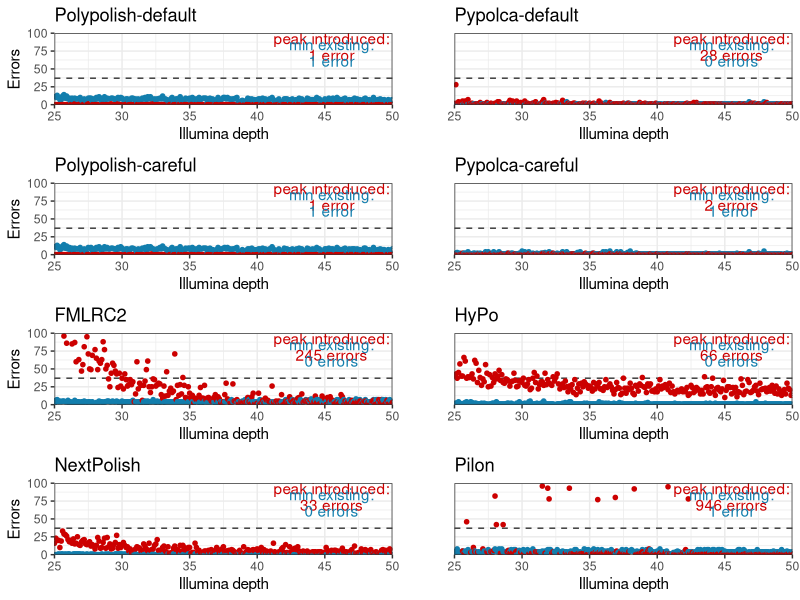
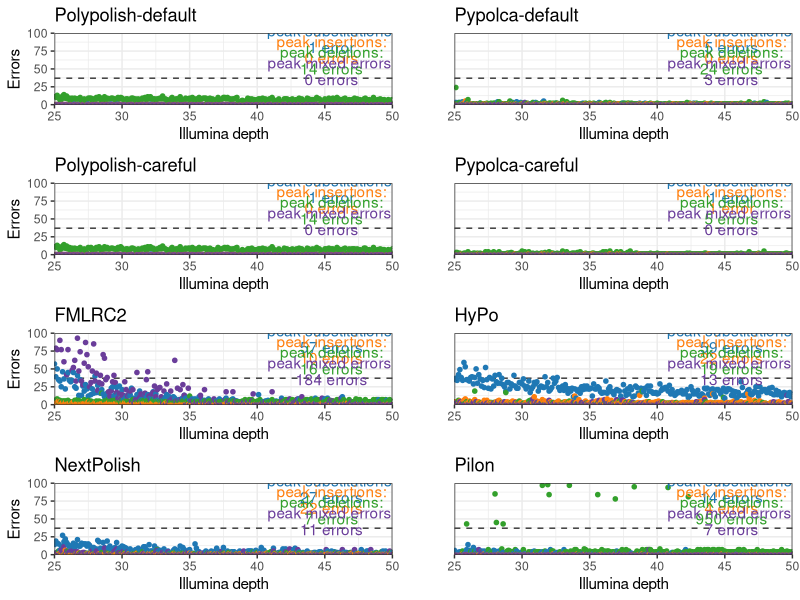

Generate these figures, in order, with R:
## ---- chunk 1
library(tidyverse)
library(knitr)
library(readr)
library(dplyr)
library(cowplot)

plot_dir <- "plots"
dir.create(plot_dir)

opts_chunk$set(dpi=300, fig.path='plots/', echo=TRUE, dev=c('png','pdf'), warning=FALSE, message=FALSE)
pdf.options(useDingbats = FALSE)
## ---- chunk 2
per_genome_results <- read_delim("analysed_output/aggregated_output.csv", delim = ",", escape_double = FALSE, trim_ws = TRUE)

per_genome_results$total_error <- per_genome_results$Existing + per_genome_results$Introduced

# to make the names match Figure 2
per_genome_results$polisher <- gsub("fmlrc2", "FMLRC2", per_genome_results$polisher )

per_genome_results$polisher <- gsub("hypo", "HyPo", per_genome_results$polisher )

per_genome_results$polisher <- gsub("pilon", "Pilon", per_genome_results$polisher )

per_genome_results$polisher <- gsub("nextpolish", "NextPolish", per_genome_results$polisher )


per_genome_results$polisher <- gsub("polypolish-careful", "Polypolish-careful", per_genome_results$polisher )

per_genome_results$polisher <- gsub("polypolish", "Polypolish-default", per_genome_results$polisher )

per_genome_results$polisher <- gsub("pypolca-careful", "Pypolca-careful", per_genome_results$polisher )

per_genome_results$polisher <- gsub("pypolca", "Pypolca-default", per_genome_results$polisher )


per_genome_results_introduced_df <- per_genome_results %>% dplyr::select(polisher,
                                                                         depth,
                                                                         Existing,
                                                                         Introduced,
                                                                         total_error
                                                                         )


per_genome_results_introduced_df <- per_genome_results_introduced_df %>% pivot_longer(
                        cols = c("Existing", "Introduced"),
                        names_to = "Error",
                        values_to = "Count")

per_genome_results_type_df <- per_genome_results %>% dplyr::select(polisher,
                                                                         depth,
                                                                   total_SNP_errors, total_Deletion_errors,total_Insertion_errors,total_Mixed_errors,total_error
                                                                         )

colnames(per_genome_results_type_df)[3:6] <- c("Substitution","Deletion", "Insertion","Mixed")


per_genome_results_type_df <- per_genome_results_type_df %>% pivot_longer(
                        cols = c("Substitution","Deletion", "Insertion","Mixed"),
                        names_to = "Error",
                        values_to = "Count")




## ---- chunk 3
plot_full_range <- function(polisher_name, 
                       no_x = FALSE, 
                       no_y = FALSE, 
                       include_colour = FALSE) {
  if (include_colour) {
    colours <- scale_colour_manual(values = c("Existing" = "#127EAD", "Introduced" = "#CC0000"))
  } else {
    colours <- scale_colour_manual(values = c("Existing" = "#662929", "Introduced" = "#662929"))
  }
  
  df <- per_genome_results_introduced_df %>% 
                dplyr::filter(polisher == polisher_name )
  
  introduced_df <- df %>% 
    filter(Error == "Introduced")
  
  existing_df <- df %>% 
    filter(Error == "Existing")
  
  
  peak_index <- which.max(introduced_df$Count)
  peak_errors <- introduced_df$Count[peak_index]
  peak_depth <- introduced_df$depth[peak_index]
  
  min_index <- which.min(existing_df$Count)
  min_errors <- existing_df$Count[min_index]
  min_depth <- existing_df$depth[min_index]
  
  if (peak_errors ==1 ){
  peak_label = paste("peak introduced:\n", peak_errors, " error",  sep="")
  }
  else {
   peak_label = paste("peak introduced:\n", peak_errors, " errors",  sep="")   
  }
  
  if (min_errors ==1 ){
  min_label = paste("min existing:\n", min_errors, " error\n",  sep="")
  }
  else {
    min_label = paste("min existing:\n", min_errors, " errors\n", sep="")
  }
  
  max_y <- 100

  p <- ggplot(per_genome_results_introduced_df %>% 
                dplyr::filter(polisher == polisher_name ), 
              aes(x=depth, y=Count, colour=Error )) +
    geom_hline(yintercept = 37, color="#3A3A3A", linetype = "dashed") +
    geom_point(size=1.25) + colours +
    theme_bw() + theme(legend.position = "none") +
    scale_x_continuous(limits = c(25, 50), expand = c(0, 0)) +
    scale_y_continuous(limits = c(0, max_y), expand = c(0, 0)) +
    labs(title=polisher_name, x="Illumina depth", y="Errors")
  if (peak_errors >= 0) {
    p <- p + annotate("text", label=peak_label, x=45.5, y=81.3, colour="#CC0000", lineheight = 0.9)
  }
      p <- p + annotate("text", label=min_label, x=45.5, y=61.3, colour="#127EAD", lineheight = 0.9)
  if (no_x) {
    p <- p + theme(axis.title.x=element_blank(), axis.text.x=element_blank(), axis.ticks.x=element_blank())
  }
  if (no_y) {
    p <- p + theme(axis.title.y=element_blank(), axis.text.y=element_blank(), axis.ticks.y=element_blank())
  }
  return(p)
}

include_colours = TRUE



p1 <- plot_full_range("Polypolish-default", FALSE, FALSE, include_colours)
p2 <- plot_full_range("Pypolca-default", FALSE, TRUE, include_colours)
p3 <- plot_full_range("Polypolish-careful", FALSE, FALSE, include_colours)
p4 <- plot_full_range("Pypolca-careful", FALSE, TRUE, include_colours)
p5 <- plot_full_range("FMLRC2", FALSE, FALSE, include_colours)
p6 <- plot_full_range("HyPo", FALSE, TRUE, include_colours)
p7 <- plot_full_range("NextPolish", FALSE, FALSE, include_colours)
p8 <- plot_full_range("Pilon", FALSE, TRUE, include_colours)

png(file = paste(plot_dir, "Supp_Figure5.png", sep = "/" ), units = "in",
    width = 10,
    height = 12, bg = "transparent", res = 600)

plot_grid(p1, p2, p3, p4, p5, p6, p7, p8, nrow=4, align = 'hv')
dev.off()

## ---- chunk 4


plot_by_type <- function(polisher_name, 
                       no_x = FALSE, 
                       no_y = FALSE) {

    colours <- scale_colour_manual(values = c("Substitution" = "#1f78b4", "Insertion" = "#ff7f0e", "Deletion"= "#33a02c", "Mixed" = "#6a3d9a"))
  
  df <- per_genome_results_type_df %>% 
                dplyr::filter(polisher == polisher_name )
  
  Substitution_df <- df %>%
    filter(Error == "Substitution")
  
  Substitution_index <- which.max(Substitution_df$Count)
  Substitution_errors <- Substitution_df$Count[Substitution_index]
  Substitution_depth <- Substitution_df$depth[Substitution_index]

  insertion_df <- df %>%
    filter(Error == "Insertion")
  
  insertion_index <- which.max(insertion_df$Count)
  insertion_errors <- Substitution_df$Count[insertion_index]
  insertion_depth <- Substitution_df$depth[insertion_index]
  
  deletion_df <- df %>%
    filter(Error == "Deletion")
  
  deletion_index <- which.max(deletion_df$Count)
  deletion_errors <- deletion_df$Count[deletion_index]
  deletion_depth <- deletion_df$depth[deletion_index]

  mixed_df <- df %>%
    filter(Error == "Mixed")

  mixed_index <- which.max(mixed_df$Count)
  mixed_errors <- mixed_df$Count[mixed_index]
  mixed_depth <- mixed_df$depth[mixed_index]
  
  if (Substitution_errors == 1){
    Substitution_label = paste("peak substitutions:\n", Substitution_errors, " error",  sep="")
  } else{
    Substitution_label = paste("peak substitutions:\n", Substitution_errors, " errors",  sep="")
  }
  
    if (insertion_errors == 1){
     insertion_label = paste("peak insertions:\n", insertion_errors, " error",  sep="")
  } else{
     insertion_label = paste("peak insertions:\n", insertion_errors, " errors",  sep="")
  }
  
    if (deletion_errors == 1){
     deletion_label = paste("peak deletions:\n", deletion_errors, " error",  sep="")
  } else{
     deletion_label = paste("peak deletions:\n", deletion_errors, " errors",  sep="")
  }
  
    if (mixed_errors == 1){
     mixed_label = paste("peak mixed errors:\n", mixed_errors, " error",  sep="")
  } else{
     mixed_label = paste("peak mixed errors:\n", mixed_errors, " errors",  sep="")
  }
  

  # if (peak_errors <2 ){
  # peak_label = paste("peak introduced:\n", peak_errors, " error",  sep="")
  # }
  # else {
  #  peak_label = paste("peak introduced:\n", peak_errors, " errors",  sep="")   
  # }
  # 
  # min_label = paste("min existing:\n", min_errors, " errors\n", sep="")   
  # 
  max_y <- 100

  p <- ggplot(per_genome_results_type_df %>% 
                dplyr::filter(polisher == polisher_name ), 
              aes(x=depth, y=Count, colour=Error )) +
    geom_hline(yintercept = 37, color="#3A3A3A", linetype = "dashed") +
    geom_point(size=1.25) + colours +
    theme_bw() + theme(legend.position = "none") +
    scale_x_continuous(limits = c(25, 50), expand = c(0, 0)) +
    scale_y_continuous(limits = c(0, max_y), expand = c(0, 0)) +
    labs(title=polisher_name, x="Illumina depth", y="Errors")

  

      p <- p + annotate("text", label=Substitution_label, x=45.5, y=92.3, colour="#1f78b4", lineheight = 0.9)
      
    p <- p + annotate("text", label=insertion_label, x=45.5, y=77.3, colour="#ff7f0e", lineheight = 0.9)

    p <- p + annotate("text", label=deletion_label, x=45.5, y=62.3, colour="#33a02c", lineheight = 0.9)
    
        p <- p + annotate("text", label=mixed_label, x=45.5, y=47.3, colour="#6a3d9a", lineheight = 0.9)
      
      
  if (no_x) {
    p <- p + theme(axis.title.x=element_blank(), axis.text.x=element_blank(), axis.ticks.x=element_blank())
  }
  if (no_y) {
    p <- p + theme(axis.title.y=element_blank(), axis.text.y=element_blank(), axis.ticks.y=element_blank())
  }
  return(p)
}





p1 <- plot_by_type("Polypolish-default", FALSE, FALSE )
p2 <- plot_by_type("Pypolca-default", FALSE, TRUE)
p3 <- plot_by_type("Polypolish-careful", FALSE, FALSE)
p4 <- plot_by_type("Pypolca-careful", FALSE, TRUE)
p5 <- plot_by_type("FMLRC2", FALSE, FALSE)
p6 <- plot_by_type("HyPo", FALSE, TRUE)
p7 <- plot_by_type("NextPolish", FALSE, FALSE)
p8 <- plot_by_type("Pilon", FALSE, TRUE)

png(file = paste(plot_dir, "Supp_Figure6.png", sep = "/" ), units = "in",
    width = 10,
    height = 12, bg = "transparent", res = 600)

plot_grid(p1, p2, p3, p4, p5, p6, p7, p8, nrow=4, align = 'hv')
dev.off()

